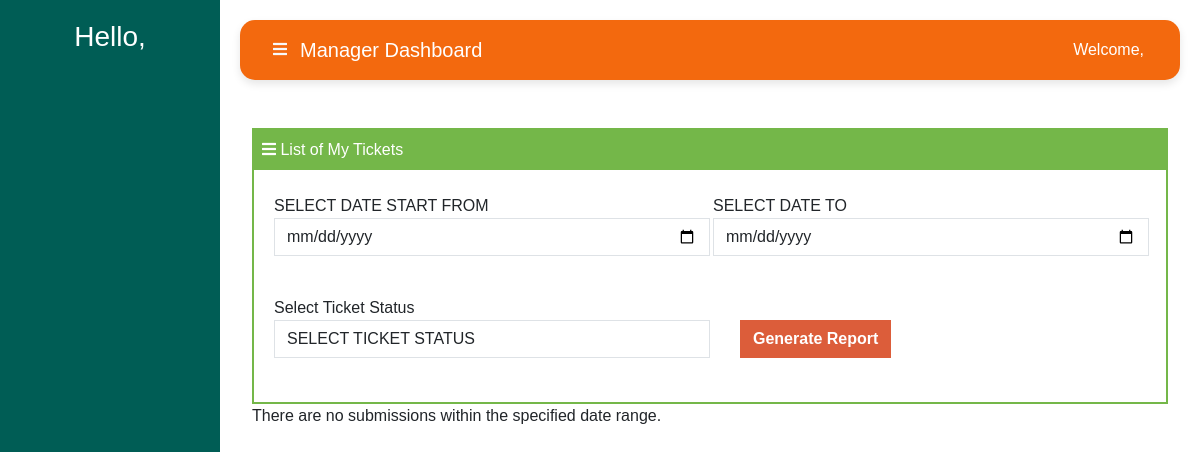
/helpdesk/IT-list-ticket, run on an earlier commit of the app's database.
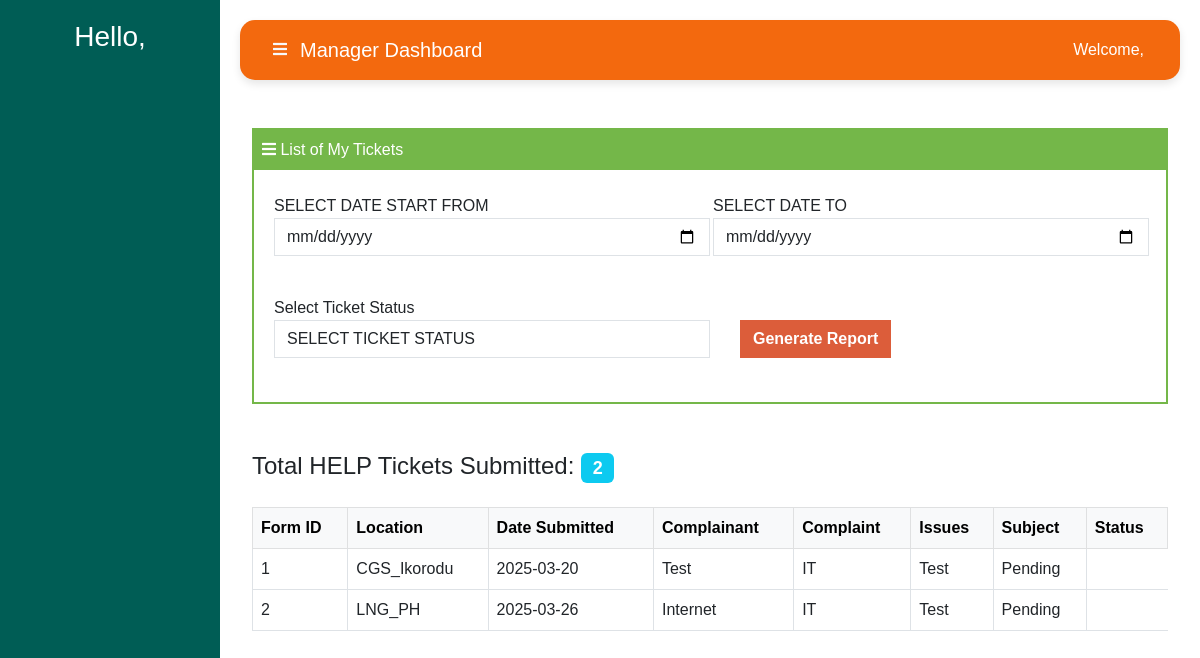
And on a later commit of the database.
### helpdesk/models.py (models this page shows, shortened)
class HELPForm(models.Model):
    user = models.ForeignKey(User, null=True, on_delete=models.CASCADE)
    date_submitted = models.DateTimeField(auto_now_add=True, null=True)
    location = models.CharField(max_length=255, choices=[
        ('HQ_Lekki', 'HQ Lekki'),
        ('CGS_Ikorodu', 'CGS Ikorodu'),
        ('LNG_PH', 'LNG PH'),
        ('LFZ_Ibeju', 'LFZ Ibeju'),
    ], blank=True, null=True)
    category = models.ForeignKey(Category, on_delete=models.SET_NULL, blank=True, null=True)
    issue = models.CharField(max_length=255, choices=[
        ('IT', 'IT Support'),
    ], blank=True, null=True)
    priority = models.ForeignKey(Priority, on_delete=models.SET_NULL, blank=True, null=True)
    subject = models.CharField(max_length=255, null=True)
    complaint = models.TextField(null=True)
    attachment = models.FileField(upload_to='attachments/', null=True, blank=True)
    status = models.CharField(
        max_length=20,
        choices=[
            ('pending', 'Pending'),
            ('Closed', 'Closed'),
        ],
        default='pending',
    )

### helpdesk/views.py (the view, shortened to what this page needs)
# urls.py: path('IT-list-ticket', views.it_help_list, name="it_help_list"),
def it_help_list(request):
    start_date = None
    end_date = None
    status = None
    if 'startDate' in request.GET and 'endDate' in request.GET:
        start_date = request.GET.get('startDate')
        end_date = request.GET.get('endDate')
    start_date = parse_date(start_date) if start_date else None
    end_date = parse_date(end_date) if end_date else None
    status = request.GET.get('status', None)
    report_data = []
    help_submissions = HELPForm.objects.all()
    if status:
        help_submissions = help_submissions.filter(status=status)
    for submission in help_submissions:
        report_data.append({
            'form_id': submission.id,
            'location': submission.location,
            'date_submitted': submission.date_submitted.strftime('%Y-%m-%d'),
            'complaint': submission.complaint,
            'issue': submission.issue,
            'subject': submission.subject,
            'status': submission.status,
        })
    return render(request, 'it_list_ticket.html', {
        'start_date': start_date,
        'end_date': end_date,
        'status': status,  # Add the selected status to the context
        'total_help': len(help_submissions) if report_data else 0,
        'report_data': report_data,
    })

### helpdesk/templates/it_list_ticket.html (shortened to what this page needs)
{% extends 'helpbase.html' %}
{% block content %}
<div class="container">
    <div class="form-wrapper">
        <div class="head text-white p-2 font-weight-bold mb-4" style="background-color: #74b749; margin-top: -20px; margin-left: -20px; margin-right: -20px;">
            <i class="fas fa-bars"></i>
            List of My Tickets
        </div>
        <form method="get" class="row g-3" action="{% url 'helpdesk:help_list' %}">
            <div class="form-row mb-4 d-flex align-items-center">
                <div class="col-md-6" style="margin-right: 3px;">
                    <label for="startDate">SELECT DATE START FROM</label>
                    <input type="date" id="startDate" name="startDate" placeholder="Date From" class="form-control" value="{{ start_date }}" style="border-radius: 0px;"/>
                </div>
                <div class="col-md-6">
                    <label for="endDate">SELECT DATE TO</label>
                    <input type="date" id="endDate" name="endDate" placeholder="Date To" class="form-control" value="{{ end_date }}" style="border-radius: 0px;"/>
                </div>
            </div>
            <div class="form-row mb-4 d-flex align-items-center">
                <div class="col-md-6">
                    <label for="status">Select Ticket Status</label>
                    <select id="status" name="status" class="form-control" style="border-radius: 0px;">
                        <option value="">SELECT TICKET STATUS</option>
                    </select>
                </div>
                <div class="mt-3">
                    <button type="submit" class="btn submit-btn" style="border-radius: 0px; margin-top: 7px; margin-left: 30px;">Generate Report</button>
                </div>
            </div>
        </form>
    </div>
    {% if report_data %}
        <div class="mb-4 pt-5">
            <h4>Total HELP Tickets Submitted: <span class="badge bg-info">{{ total_help }}</span></h4>
        </div>
        <table class="table table-bordered mb-5">
            <thead class="table-light">
                <tr>
                    <th>Form ID</th>
                    <th>Location</th>
                    <th>Date Submitted</th>
                    <th>Complainant</th>
                    <th>Complaint</th>
                    <th>Issues</th>
                    <th>Subject</th>
                    <th>Status</th>
                </tr>
            </thead>
            <tbody>
                {% for submission in report_data %}
                    <tr>
                        <td>{{ submission.form_id }}</td>
                        <td>{{ submission.location }}</td>
                        <td>{{ submission.date_submitted }}</td>
                        <td>{{ submission.complaint }}</td>
                        <td>{{ submission.issue }}</td>
                        <td>{{ submission.subject }}</td>
                        <td class="status {{ submission.status }}">{{ submission.status|capfirst }}</td>
                    </tr>
                {% endfor %}
            </tbody>
        </table>
    {% else %}
        <p>There are no submissions within the specified date range.</p>
    {% endif %}
</div>
{% endblock content %}

What changed in the data, as far as the page shows it:
added HELPForm: location "CGS_Ikorodu", complaint "Test", issue "IT", subject "Test", status "Pending"
added HELPForm: location "LNG_PH", complaint "Internet", issue "IT", subject "Test", status "Pending"
Also different on the page:
{{ total_help }}: (not shown) → "2"
text no longer shown: "There are no submissions within the specified date range."
text now shown: "Total HELP Tickets Submitted: Form ID Location Date Submitted Complainant Complaint Issues Subject Status"
new list line: "1 2025-03-20"
new list line: "2 2025-03-26"
